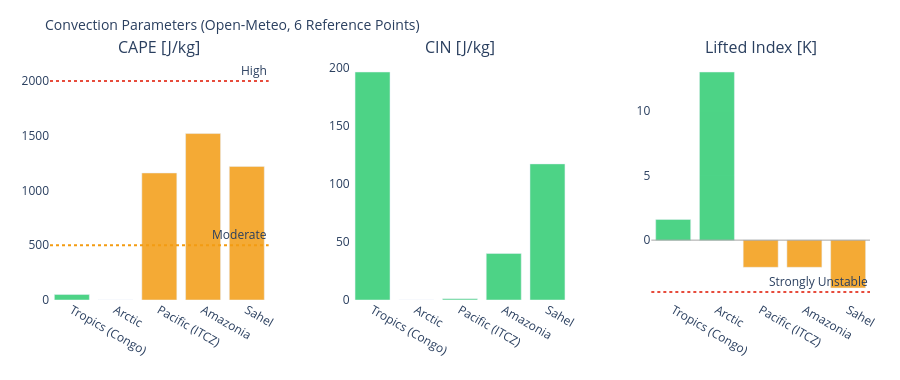

Source (notebook cell):
### Markdown cell above
---
## 3. Visualizations

### Code cell
# ============================================================
# CAPE / CIN / LIFTED INDEX – Convection potential
# ============================================================

if not df_atm.empty:
    fig = make_subplots(
        rows=1, cols=3,
        subplot_titles=['CAPE [J/kg]', 'CIN [J/kg]', 'Lifted Index [K]'],
        horizontal_spacing=0.1
    )
    pts = df_atm['point'].tolist()
    pt_colors = ['#E85D24','#185FA5','#888780','#378ADD','#639922','#F2A623']

    # CAPE – höher = mehr Gewitterpotential
    cape_vals = df_atm['cape'].fillna(0).tolist()
    cape_colors = ['#e74c3c' if v > 2000 else '#f39c12' if v > 500 else '#2ecc71'
                   for v in cape_vals]
    fig.add_trace(go.Bar(x=pts, y=cape_vals, marker_color=cape_colors,
                         opacity=0.85, showlegend=False), row=1, col=1)
    fig.add_hline(y=2000, line_dash='dot', line_color='#e74c3c',
                  annotation_text='High', row=1, col=1)
    fig.add_hline(y=500,  line_dash='dot', line_color='#f39c12',
                  annotation_text='Moderate', row=1, col=1)

    # CIN – negativer = stärker gedeckelt (weniger Auslöse)
    cin_vals = df_atm['cin'].fillna(0).tolist()
    cin_colors = ['#e74c3c' if v < -200 else '#f39c12' if v < -50 else '#2ecc71'
                  for v in cin_vals]
    fig.add_trace(go.Bar(x=pts, y=cin_vals, marker_color=cin_colors,
                         opacity=0.85, showlegend=False), row=1, col=2)

    # Lifted Index – negativ = instabil
    li_vals = df_atm['li'].fillna(0).tolist()
    li_colors = ['#e74c3c' if v < -4 else '#f39c12' if v < 0 else '#2ecc71'
                 for v in li_vals]
    fig.add_trace(go.Bar(x=pts, y=li_vals, marker_color=li_colors,
                         opacity=0.85, showlegend=False), row=1, col=3)
    fig.add_hline(y=0, line_color='gray', line_width=0.7, row=1, col=3)
    fig.add_hline(y=-4, line_dash='dot', line_color='#e74c3c',
                  annotation_text='Strongly Unstable', row=1, col=3)

    fig.update_layout(
        title=dict(text='Convection Parameters (Open-Meteo, 6 Reference Points)', font=dict(size=14)),
        height=380, plot_bgcolor='rgba(0,0,0,0)', paper_bgcolor='rgba(0,0,0,0)',
        margin=dict(l=50, r=30, t=60, b=80)
    )
    fig.update_xaxes(tickangle=30)
    fig.show()

### Figure 1 — Plotly figure (JSON) as saved in the notebook; plotly's stock layout.template omitted (floating-point values rounded to 4 significant figures)
{"data": [{"marker": {"color": ["#2ecc71", "#2ecc71", "#f39c12", "#f39c12", "#f39c12"]}, "opacity": 0.85, "showlegend": false, "type": "bar", "x": ["Tropics (Congo)", "Arctic", "Pacific (ITCZ)", "Amazonia", "Sahel"], "xaxis": "x", "y": [50.0, 0.0, 1160.0, 1520.0, 1220.0], "yaxis": "y"}, {"marker": {"color": ["#2ecc71", "#2ecc71", "#2ecc71", "#2ecc71", "#2ecc71"]}, "opacity": 0.85, "showlegend": false, "type": "bar", "x": ["Tropics (Congo)", "Arctic", "Pacific (ITCZ)", "Amazonia", "Sahel"], "xaxis": "x2", "y": [196.0, 0.0, 1.0, 40.0, 117.0], "yaxis": "y2"}, {"marker": {"color": ["#2ecc71", "#2ecc71", "#f39c12", "#f39c12", "#f39c12"]}, "opacity": 0.85, "showlegend": false, "type": "bar", "x": ["Tropics (Congo)", "Arctic", "Pacific (ITCZ)", "Amazonia", "Sahel"], "xaxis": "x3", "y": [1.6, 13.0, -2.1, -2.1, -3.7], "yaxis": "y3"}], "layout": {"annotations": [{"font": {"size": 16}, "showarrow": false, "text": "CAPE [J/kg]", "x": 0.1333, "xanchor": "center", "xref": "paper", "y": 1.0, "yanchor": "bottom", "yref": "paper"}, {"font": {"size": 16}, "showarrow": false, "text": "CIN [J/kg]", "x": 0.5, "xanchor": "center", "xref": "paper", "y": 1.0, "yanchor": "bottom", "yref": "paper"}, {"font": {"size": 16}, "showarrow": false, "text": "Lifted Index [K]", "x": 0.8667, "xanchor": "center", "xref": "paper", "y": 1.0, "yanchor": "bottom", "yref": "paper"}, {"showarrow": false, "text": "High", "x": 1, "xanchor": "right", "xref": "x domain", "y": 2000, "yanchor": "bottom", "yref": "y"}, {"showarrow": false, "text": "Moderate", "x": 1, "xanchor": "right", "xref": "x domain", "y": 500, "yanchor": "bottom", "yref": "y"}, {"showarrow": false, "text": "Strongly Unstable", "x": 1, "xanchor": "right", "xref": "x3 domain", "y": -4, "yanchor": "bottom", "yref": "y3"}], "height": 380, "margin": {"b": 80, "l": 50, "r": 30, "t": 60}, "paper_bgcolor": "rgba(0,0,0,0)", "plot_bgcolor": "rgba(0,0,0,0)", "shapes": [{"line": {"color": "#e74c3c", "dash": "dot"}, "type": "line", "x0": 0, "x1": 1, "xref": "x domain", "y0": 2000, "y1": 2000, "yref": "y"}, {"line": {"color": "#f39c12", "dash": "dot"}, "type": "line", "x0": 0, "x1": 1, "xref": "x domain", "y0": 500, "y1": 500, "yref": "y"}, {"line": {"color": "gray", "width": 0.7}, "type": "line", "x0": 0, "x1": 1, "xref": "x3 domain", "y0": 0, "y1": 0, "yref": "y3"}, {"line": {"color": "#e74c3c", "dash": "dot"}, "type": "line", "x0": 0, "x1": 1, "xref": "x3 domain", "y0": -4, "y1": -4, "yref": "y3"}], "title": {"font": {"size": 14}, "text": "Convection Parameters (Open-Meteo, 6 Reference Points)"}, "xaxis": {"anchor": "y", "domain": [0.0, 0.2667], "tickangle": 30}, "xaxis2": {"anchor": "y2", "domain": [0.3667, 0.6333], "tickangle": 30}, "xaxis3": {"anchor": "y3", "domain": [0.7333, 1.0], "tickangle": 30}, "yaxis": {"anchor": "x", "domain": [0.0, 1.0]}, "yaxis2": {"anchor": "x2", "domain": [0.0, 1.0]}, "yaxis3": {"anchor": "x3", "domain": [0.0, 1.0]}}}
